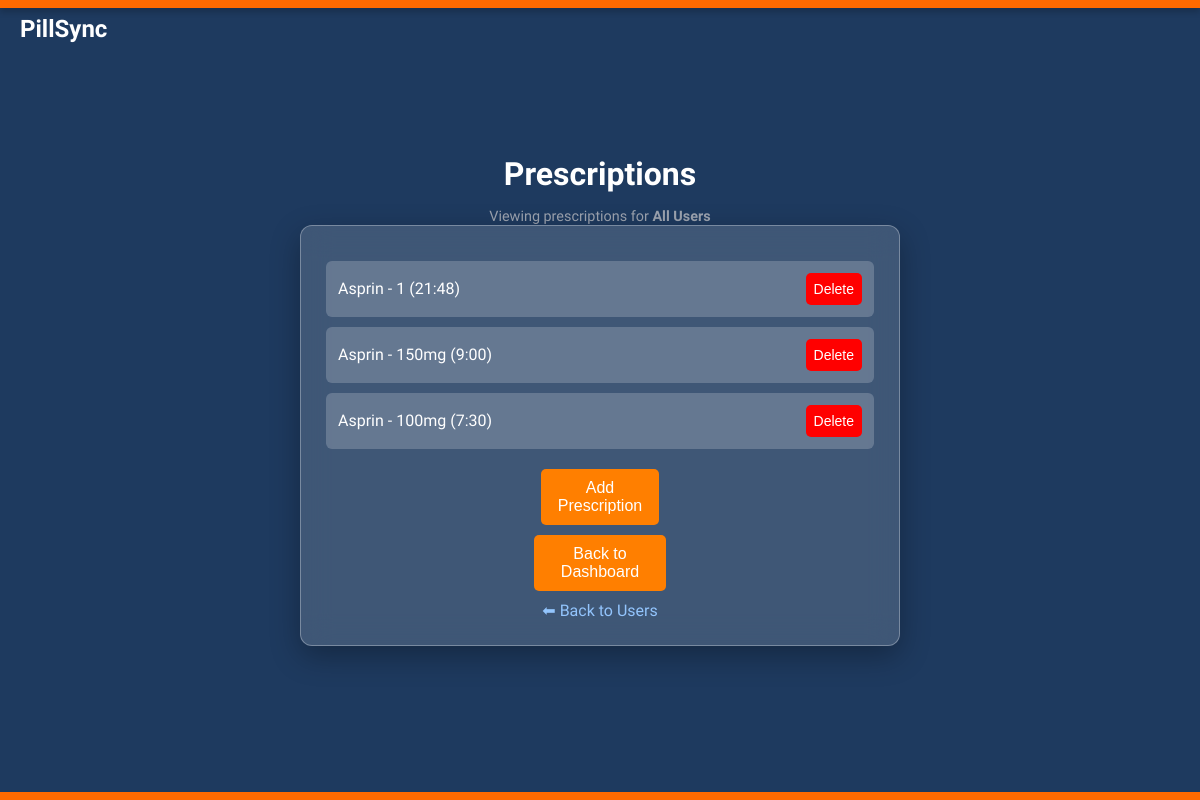
The app's page /prescriptions (signed in), older data.
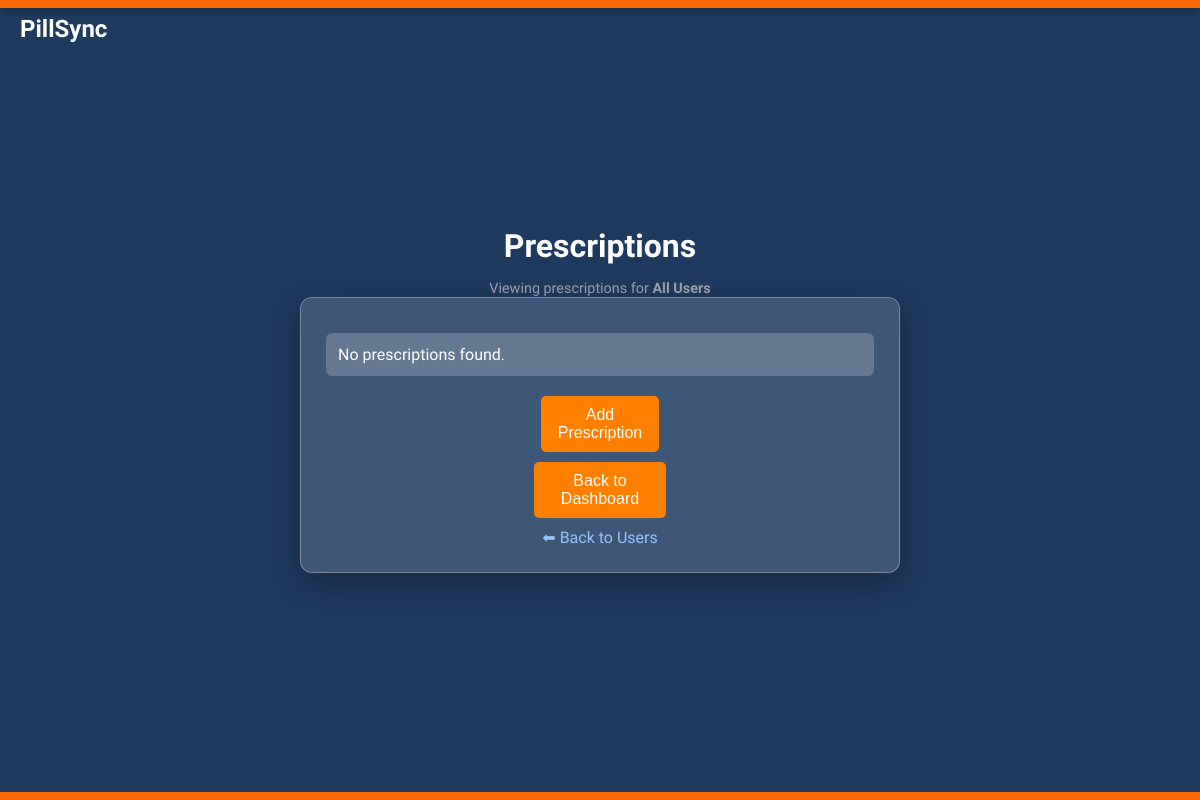
The same page, newer data.
### tables this page shows
CREATE TABLE prescriptions (
    prescription_id INTEGER PRIMARY KEY AUTOINCREMENT,
    user_id INTEGER,
    name TEXT NOT NULL,
    amount INTEGER NOT NULL,
    frequency TEXT NOT NULL,
    refill_date TEXT NOT NULL,
    dosage TEXT,
    time_of_day TEXT,
    status TEXT DEFAULT 'Active',
    created_at TIMESTAMP DEFAULT CURRENT_TIMESTAMP,
    last_dispensed TIMESTAMP,
    next_dose TIMESTAMP,
    FOREIGN KEY (user_id) REFERENCES users(user_id) ON DELETE CASCADE
);

### app.py (the view, shortened to what this page needs)
@app.route("/prescriptions")
def get_prescriptions():
    db = get_db()
    if "user" not in session:
        return redirect(url_for("login"))
    selected_user_id = request.args.get("user_id", type=int)
    sql = "SELECT * FROM prescriptions"
    params = []
    if selected_user_id is not None:
        sql += " WHERE user_id = ?"
        params.append(selected_user_id)
    cur = db.execute(sql, params)
    prescriptions = cur.fetchall()
    return render_template(
        "prescriptions.html",
        prescriptions=prescriptions,
        selected_user_id=selected_user_id,
    )

### app.py (called while the page is built)
def get_db():
    db = getattr(g, "_database", None)
    if db is None:
        db = g._database = sqlite3.connect(DATABASE)
        db.row_factory = sqlite3.Row  # Allows dictionary-like access to rows
    return db

@app.before_request
def enforce_session_timeout():
    if "user" not in session:
        return
    now = time.time()
    last = session.get("last_activity", now)
    idle = now - last
    if idle > IDLE_LIMIT:
        app.logger.info(f"[SESSION] Timeout: idle={idle:.1f}s > {IDLE_LIMIT}s. Logging out.")
        session.clear()
        return redirect(url_for("login"))
    session["last_activity"] = now

@app.teardown_appcontext
def close_connection(exception):
    db = getattr(g, "_database", None)
    if db is not None:
        db.close()

### templates/prescriptions.html (shortened to what this page needs)
<!DOCTYPE html>
<html lang="en">
<head>
</head>
<body>
    <div class="top-border"></div>
    <div class="header">PillSync</div>
    <h1>Prescriptions</h1>
    {% if selected_user_id %}
        <p style="color:#9ca3af; font-size:0.9rem;">
            Viewing prescriptions for <strong>User {{ selected_user_id }}</strong>
        </p>
    {% else %}
        <p style="color:#9ca3af; font-size:0.9rem;">
            Viewing prescriptions for <strong>All Users</strong>
        </p>
    {% endif %}
    <div class="glass-panel">
        <ul class="prescription-list">
            {% for prescription in prescriptions %}
                <li>
                    <span>
                        {{ prescription['name'] }} - {{ prescription['dosage'] }} ({{ prescription['time_of_day'] }})
                    </span>
                    <form action="{{ url_for('delete_prescription',
                                    prescription_id=prescription['prescription_id'],
                                    user_id=selected_user_id) }}"
                            method="post"
                            onsubmit="return confirm('Are you sure you want to delete this prescription?');">
                        <button type="submit" class="delete-btn">Delete</button>
                    </form>
                </li>
            {% else %}
                <li>No prescriptions found.</li>
            {% endfor %}
        </ul>
        <div class="button-container">
            {% if selected_user_id %}
                <a href="{{ url_for('add_prescription', user_id=selected_user_id) }}">
                    <button class="action-button">Add Prescription for User {{ selected_user_id }}</button>
                </a>
            {% else %}
                <a href="{{ url_for('add_prescription') }}">
                    <button class="action-button">Add Prescription</button>
                </a>
            {% endif %}
            <a href="{{ url_for('dashboard') }}">
                <button class="action-button">Back to Dashboard</button>
            </a>
        </div>
        <p style="margin-top: 10px;">
            <a href="{{ url_for('get_users') }}" class="back-link">
                ⬅ Back to Users
            </a>
        </p>
    </div>
    <div class="bottom-border"></div>
</body>
</html>

### templates/prescriptions.html (style rules this page uses)
* { margin: 0; padding: 0; box-sizing: border-box; }
body { background-color: #1E3A5F; font-family: 'Work Sans', sans-serif; display: flex; flex-direction: column; align-items: center; justify-content: center; height: 100vh; text-align: center; padding: 30px; }
.top-border, .bottom-border { position: fixed; width: 100%; height: 8px; background-color: #ff6a00; box-shadow: 0 4px 6px rgba(0, 0, 0, 0.2); }
.top-border { top: 0; }
.bottom-border { bottom: 0; }
.header { position: fixed; top: 15px; left: 20px; color: white; font-size: 24px; font-weight: bold; }
.glass-panel { background: rgba(255, 255, 255, 0.15); backdrop-filter: blur(15px); border-radius: 12px; padding: 25px; width: 90%; max-width: 600px; box-shadow: 0 10px 30px rgba(0, 0, 0, 0.3); border: 1px solid rgba(255, 255, 255, 0.3); }
h1, h2, h3 { color: white; margin-bottom: 15px; }
.prescription-list { list-style: none; padding: 0; margin-bottom: 20px; }
.prescription-list li { background: rgba(255, 255, 255, 0.2); margin: 10px 0; padding: 12px; border-radius: 6px; color: white; font-weight: 500; transition: transform 0.2s ease-in-out; display: flex; justify-content: space-between; align-items: center; gap: 8px; }
.button-container { display: flex; flex-direction: column; gap: 10px; align-items: center; }
.action-button { background-color: #FF7F00; color: white; padding: 10px 15px; border: none; cursor: pointer; border-radius: 5px; font-size: 16px; width: 80%; max-width: 250px; }
a.back-link { color:#93c5fd; text-decoration:none; }

Row changes from the older to the newer data that the page shows:
removed prescriptions: name "Asprin", dosage "1", time_of_day "21:48"
removed prescriptions: name "Asprin", dosage "150mg", time_of_day "9:00"
removed prescriptions: name "Asprin", dosage "100mg", time_of_day "7:30"
Text that changed along with them:
text now shown: "No prescriptions found."
